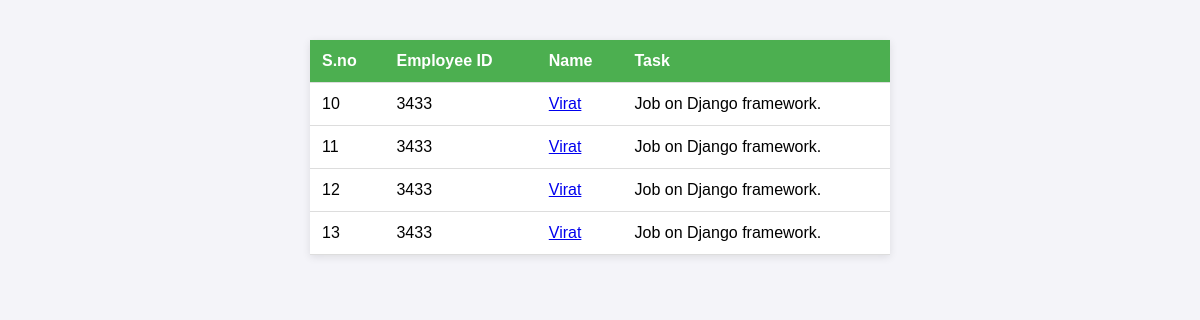
The app's page /FilterTask/Job on Django framework. (signed in) with its own data.
### App1/models.py (models this page shows, shortened)
class Employee_tasks(models.Model):
    Employees= models.ForeignKey(Employee_details,on_delete=models.CASCADE,related_name='Task')
    Task = models.CharField(max_length=100)
    Status = models.CharField(max_length=50,default='Started')
    StartTime = models.DateTimeField(auto_now_add=True)
    EndTime = models.DateTimeField(null=True)

class Employee_details(models.Model):
    merge = models.ForeignKey(User,on_delete=models.CASCADE,related_name='Emp')
    Employee_ID = models.IntegerField(unique=True)
    Photo = models.ImageField(upload_to='Employee_profile')
    Name = models.CharField(max_length=50)
    Role = models.CharField(null=True,max_length=50)
    Phone_Number = models.BigIntegerField(unique=True)
    Age = models.IntegerField()
    Gender = models.CharField(max_length=10)
    Location = models.CharField(max_length=50)

### App1/views.py (the view)
# urls.py: path('FilterTask/<task>',views.Filter_task,name='Ft'),
@login_required
def Filter_task(request,task):
    get_data = Employee_tasks.objects.filter(Task = task)
    datas = {
        'a' : get_data,
    }
    return render(request,'Filter_task.html',datas)

### App1/templates/Filter_task.html (shortened to what this page needs)
<!DOCTYPE html>
<html lang="en">
<head>
</head>
<body>
    <table>
        <thead>
            <tr>
                <th>S.no</th>
                <th>Employee ID</th>
                <th>Name</th>
                <th>Task</th>
            </tr>
        </thead>
        <tbody>
            {% for i in a %}
            <tr>
                <td>{{i.id}}</td>
                <td>{{i.Employees.Employee_ID}}</td>
                <td><a href="{% url 'Vt' i.Employees.Employee_ID %}">{{i.Employees.Name}}</a></td>
                <td>{{i.Task}}</td>
            </tr>
            {% endfor %}
        </tbody>
    </table>
</body>
</html>

### App1/templates/Filter_task.html (style rules this page uses)
body { font-family: Arial, sans-serif; background-color: #f4f4f9; margin: 0; padding: 20px; }
table { width: 50%; margin: 20px auto; border-collapse: collapse; background-color: #fff; box-shadow: 0 2px 8px rgba(0, 0, 0, 0.1); }
th, td { padding: 12px; text-align: left; border-bottom: 1px solid #ddd; }
th { background-color: #4CAF50; color: white; }

### records on screen
Employee_tasks: id "10", Employees.Employee_ID "3433", Employees.Name "Virat", Task "Job on Django framework."
Employee_tasks: id "11", Employees.Employee_ID "3433", Employees.Name "Virat", Task "Job on Django framework."
Employee_tasks: id "12", Employees.Employee_ID "3433", Employees.Name "Virat", Task "Job on Django framework."
Employee_tasks: id "13", Employees.Employee_ID "3433", Employees.Name "Virat", Task "Job on Django framework."
